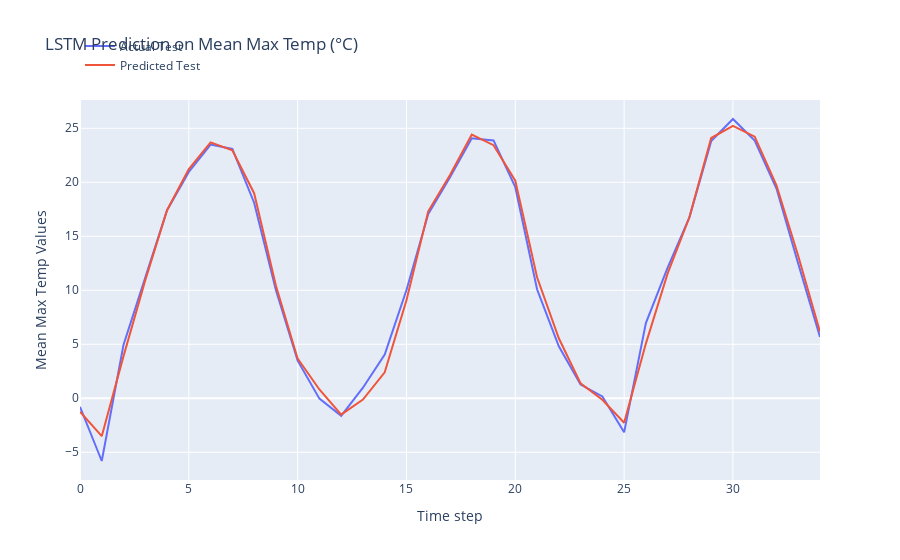

This figure's notebook cell:
### Code cell
print('Test Mean Absolute Error:', mean_absolute_error(y_test, test_predict))
print('Test Root Mean Squared Error:',np.sqrt(mean_squared_error(y_test, test_predict)))

# plot the actual and predicted values for test data
trace1 = go.Scatter(x=np.arange(len(y_test)), y=y_test.flatten(), mode='lines', name='Actual Test')
trace2 = go.Scatter(x=np.arange(len(test_predict)), y=test_predict.flatten(), mode='lines', name='Predicted Test')

# Create layout
layout = go.Layout(
    title='LSTM Prediction on Mean Max Temp (°C)',
    xaxis=dict(title='Time step'),
    yaxis=dict(title='Mean Max Temp Values'),
    legend=dict(x=0, y=1.18)
)

# Create figure
fig = go.Figure(data=[trace1, trace2], layout=layout)

# Show plot
fig.show()

### Figure 1 — Plotly figure (JSON) as saved in the notebook; plotly's stock layout.template omitted (floating-point values rounded to 4 significant figures)
{"data": [{"mode": "lines", "name": "Actual Test", "type": "scatter", "x": [0, 1, 2, 3, 4, 5, 6, 7, 8, 9, 10, 11, 12, 13, 14, 15, 16, 17, 18, 19, 20, 21, 22, 23, 24, 25, 26, 27, 28, 29, 30, 31, 32, 33, 34], "y": [-0.7958, -5.809, 4.957, 11.19, 17.41, 20.96, 23.49, 23.08, 18.11, 10.03, 3.485, -0.03482, -1.633, 0.975, 4.052, 10.02, 17.05, 20.46, 24.07, 23.88, 19.55, 10.09, 4.81, 1.272, 0.1645, -3.156, 6.956, 12.09, 16.75, 23.81, 25.86, 23.86, 19.42, 12.46, 5.68]}, {"mode": "lines", "name": "Predicted Test", "type": "scatter", "x": [0, 1, 2, 3, 4, 5, 6, 7, 8, 9, 10, 11, 12, 13, 14, 15, 16, 17, 18, 19, 20, 21, 22, 23, 24, 25, 26, 27, 28, 29, 30, 31, 32, 33, 34], "y": [-1.244, -3.513, 3.902, 10.94, 17.41, 21.22, 23.7, 22.96, 18.99, 10.44, 3.666, 0.8113, -1.519, -0.1173, 2.396, 9.074, 17.31, 20.67, 24.42, 23.44, 20.14, 11.2, 5.554, 1.381, -0.1382, -2.272, 5.061, 11.56, 16.76, 24.1, 25.22, 24.22, 19.72, 13.17, 6.156]}], "layout": {"legend": {"x": 0, "y": 1.18}, "title": {"text": "LSTM Prediction on Mean Max Temp (°C)"}, "xaxis": {"title": {"text": "Time step"}}, "yaxis": {"title": {"text": "Mean Max Temp Values"}}}}
